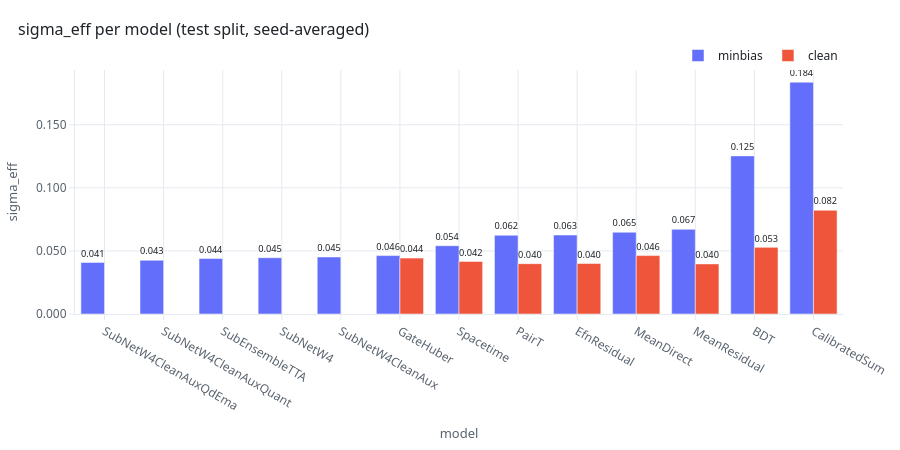

The code cell stored with this chart in its notebook:
### Markdown cell above
## ifig1 · Summary bars

Aggregate `sigma_eff` per model, clean vs minbias, sorted by minbias.

### Code cell
fig1 = go.Figure()
for ds in ["minbias", "clean"]:
    ys = [summ.loc[m, ds] if ds in summ.columns else np.nan for m in ORDER]
    fig1.add_bar(name=ds, x=ORDER, y=ys,
                 text=[f"{v:.3f}" if np.isfinite(v) else "" for v in ys],
                 textposition="outside")
fig1.update_layout(barmode="group", height=H)
polish(fig1, "sigma_eff per model (test split, seed-averaged)", "model", "sigma_eff")
export(fig1, FIGDIR / "ifig1_summary_bars.html")
fig1.show()

### Figure 1 — Plotly figure (JSON) as saved in the notebook; plotly's stock layout.template omitted (floating-point values rounded to 4 significant figures)
{"data": [{"name": "minbias", "text": ["0.041", "0.043", "0.044", "0.045", "0.045", "0.046", "0.054", "0.062", "0.063", "0.065", "0.067", "0.125", "0.184"], "textposition": "outside", "type": "bar", "x": ["SubNetW4CleanAuxQdEma", "SubNetW4CleanAuxQuant", "SubEnsembleTTA", "SubNetW4", "SubNetW4CleanAux", "GateHuber", "Spacetime", "PairT", "EfnResidual", "MeanDirect", "MeanResidual", "BDT", "CalibratedSum"], "y": [0.0409, 0.0426, 0.044, 0.0446, 0.0452, 0.0463, 0.0541, 0.0624, 0.0626, 0.0648, 0.0671, 0.1253, 0.1837]}, {"name": "clean", "text": ["", "", "", "", "", "0.044", "0.042", "0.040", "0.040", "0.046", "0.040", "0.053", "0.082"], "textposition": "outside", "type": "bar", "x": ["SubNetW4CleanAuxQdEma", "SubNetW4CleanAuxQuant", "SubEnsembleTTA", "SubNetW4", "SubNetW4CleanAux", "GateHuber", "Spacetime", "PairT", "EfnResidual", "MeanDirect", "MeanResidual", "BDT", "CalibratedSum"], "y": [null, null, null, null, null, 0.0443, 0.0417, 0.0399, 0.04, 0.0463, 0.0397, 0.0528, 0.0822]}], "layout": {"barmode": "group", "font": {"color": "#1F2328", "family": "ui-sans-serif, system-ui, 'Segoe UI', Helvetica, Arial", "size": 13}, "height": 450, "hovermode": "x unified", "legend": {"bgcolor": "rgba(0,0,0,0)", "font": {"size": 12}, "orientation": "h", "x": 1.0, "xanchor": "right", "y": 1.0, "yanchor": "bottom"}, "margin": {"b": 60, "l": 70, "r": 30, "t": 70}, "paper_bgcolor": "white", "plot_bgcolor": "white", "title": {"font": {"size": 16}, "text": "sigma_eff per model (test split, seed-averaged)", "x": 0.02, "xanchor": "left"}, "xaxis": {"gridcolor": "#E6E9EF", "linecolor": "#E6E9EF", "tickcolor": "#E6E9EF", "tickfont": {"color": "#59636E", "size": 12}, "ticks": "outside", "title": {"font": {"color": "#59636E", "size": 13}, "text": "model"}, "zeroline": false}, "yaxis": {"gridcolor": "#E6E9EF", "linecolor": "#E6E9EF", "tickcolor": "#E6E9EF", "tickfont": {"color": "#59636E", "size": 12}, "tickformat": ".3f", "ticks": "outside", "title": {"font": {"color": "#59636E", "size": 13}, "text": "sigma_eff"}, "zeroline": false}}}
